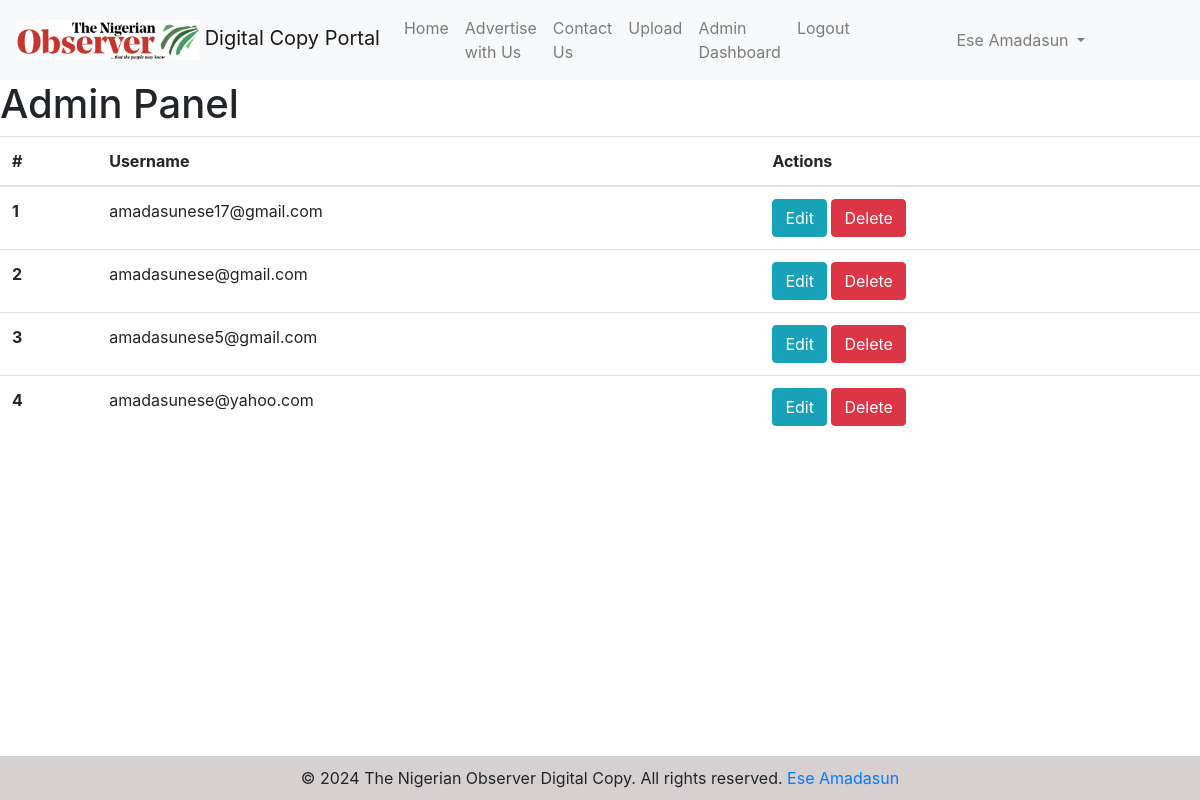
Screenshot of /admin (signed in) with the database file from the repository.
### src/accounts/models.py (models this page shows)
class User(db.Model, UserMixin):
    id = db.Column(db.Integer, primary_key=True)
    name = db.Column(db.String, nullable=True)
    username= db.Column(db.String(80), unique=True, nullable=False)  # Ensure email is not nullable
    password = db.Column(db.String(120), nullable=False)
    is_admin = db.Column(db.Boolean, default=False)
    email = db.Column(db.String(80))  # Add the email column
    is_confirmed = db.Column(db.Boolean, nullable=True, default=False)
    subscriptions = db.relationship('Subscription', backref='user', lazy=True)

### views.py (the view)
@main.route('/admin')
def admin():
    if not current_user.is_admin:
        flash('Unauthorized access. Admins only.', 'danger')
        return redirect(url_for('main.login'))
    users = User.query.all()
    return render_template('admin.html', current_users=users)

### app.py (called while the page is built)
def create_app(config_class=Config):
    app = Flask(__name__)
    app.config.from_object(Config)
    mail.init_app(app)
    cors = CORS(app)
    cors = CORS(app, resources={r"/api/*": {"origins": "*"}})
    db.init_app(app)
    migrate = Migrate(app, db)
    db.init_app(app)
    login_manager = LoginManager(app)
    login_manager.login_view = 'main.login'
    login_manager.init_app(app)
    @login_manager.user_loader
    def load_user(user_id):
        return User.query.get(int(user_id))
    app.register_blueprint(main)
    with app.app_context():
        db.create_all()
    return app

### templates/admin.html
{% extends "base.html" %}
{% block content %}
<h1>Admin Panel</h1>
<table class="table">
    <thead>
        <tr>
            <th scope="col">#</th>
            <th scope="col">Username</th>
            <th scope="col">Actions</th>
        </tr>
    </thead>
    <tbody>
        {% for user in current_users %}
        <tr>
            <th scope="row">{{ loop.index }}</th>
            <td>{{ user.username }}</td>
            <td>
                <a href="{{ url_for('main.edit_user', user_id=user.id) }}" class="btn btn-info">Edit</a>
                <a href="{{ url_for('main.delete_user', user_id=user.id) }}" class="btn btn-danger" onclick="return confirm('Are you sure?')">Delete</a>
            </td>
        </tr>
        {% else %}
        <tr>
            <td colspan="3">No users found.</td>
        </tr>
        {% endfor %}
    </tbody>
</table>
{% endblock %}

### templates/base.html (shortened to what this page needs)
<!DOCTYPE html>
<html lang="en">
<head>
    <link rel="stylesheet" type="text/css" href="/static/css/styles.css">
    <link href="https://stackpath.bootstrapcdn.com/bootstrap/4.5.2/css/bootstrap.min.css" rel="stylesheet">
</head>
<body>
    <nav class="navbar navbar-expand-lg navbar-light bg-light">
        <a class="navbar-brand" href="{{ url_for('main.index') }}">
            <img src="/static/images/observer_logo2.png" width="60" height="60" alt="Logo">
            <span class="navbar-brand-text">Digital Copy Portal</span>
        </a>
        <div class="collapse navbar-collapse" id="navbarNav">
            <ul class="navbar-nav mr-auto">
                <li class="nav-item">
                    <a class="nav-link" href="{{ url_for('main.newspapers') }}">Home</a>
                </li>
                <li class="nav-item">
                    <a class="nav-link" href="{{ url_for('main.advertising') }}">Advertise with Us</a>
                </li>
                <li class="nav-item">
                    <a class="nav-link" href="{{ url_for('main.contact') }}">Contact Us</a>
                </li>
                {% if current_user.is_authenticated %}
                    {% if current_user.is_admin %}
                        <li class="nav-item">
                            <a class="nav-link" href="{{ url_for('main.upload_file') }}">Upload</a>
                        </li>
                        <li class="nav-item">
                            <a class="nav-link" href="{{ url_for('main.admin') }}">Admin Dashboard</a>
                        </li>
                    {% endif %}
                    <li class="nav-item">
                        <a class="nav-link" href="{{ url_for('main.logout') }}">Logout</a>
                    </li>
                {% endif %}
            </ul>
            {% if current_user.is_authenticated %}
            <ul class="navbar-nav ml-auto">
                <li class="nav-item dropdown">
                    <a class="nav-link dropdown-toggle" href="#" id="navbarDropdown" role="button" data-toggle="dropdown" aria-haspopup="true" aria-expanded="false">
                        {{ current_user.name }}
                    </a>
                </li>
            </ul>
            {% endif %}
        </div>
    </nav>
    <div class="content-wrapper">
        {% block content %}
        {% endblock %}
    </div>
    <footer class="footer">
        <div class="container">
            <span>&copy; 2024 The Nigerian Observer Digital Copy. All rights reserved.</span>
            <a href="mailto:amadasunese@gmail.com">Ese Amadasun</a>
        </div>
    </footer>
</body>
</html>

### static/css/styles.css (style rules this page uses)
.navbar-brand img { max-height: 40px; width: auto; }
@media (min-width: 992px) { .navbar .navbar-nav { width: 100%; justify-content: center; } }
html, body { height: 100%; margin: 0; }
body { display: flex; flex-direction: column; }
.content-wrapper { flex: 1; }
.footer { background-color: #d6d0d0; text-align: center; padding: 10px 0; }
.container { width: 95%; max-width: 960px; margin: auto; }

### rows the page displays
User: name "Ese Amadasun", username "amadasunese17@gmail.com"
User: username "amadasunese@gmail.com"
User: username "amadasunese5@gmail.com"
User: username "amadasunese@yahoo.com"
